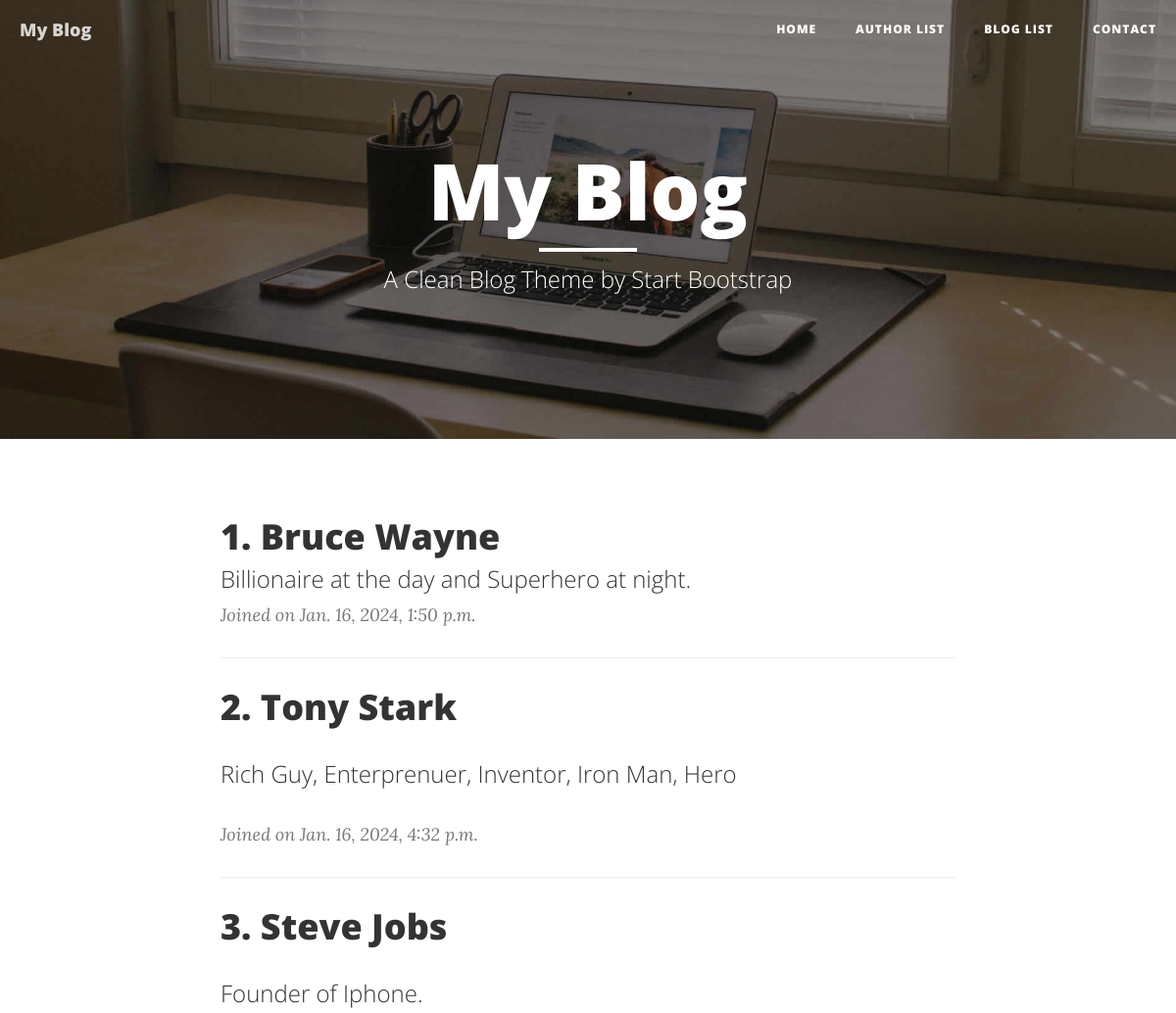
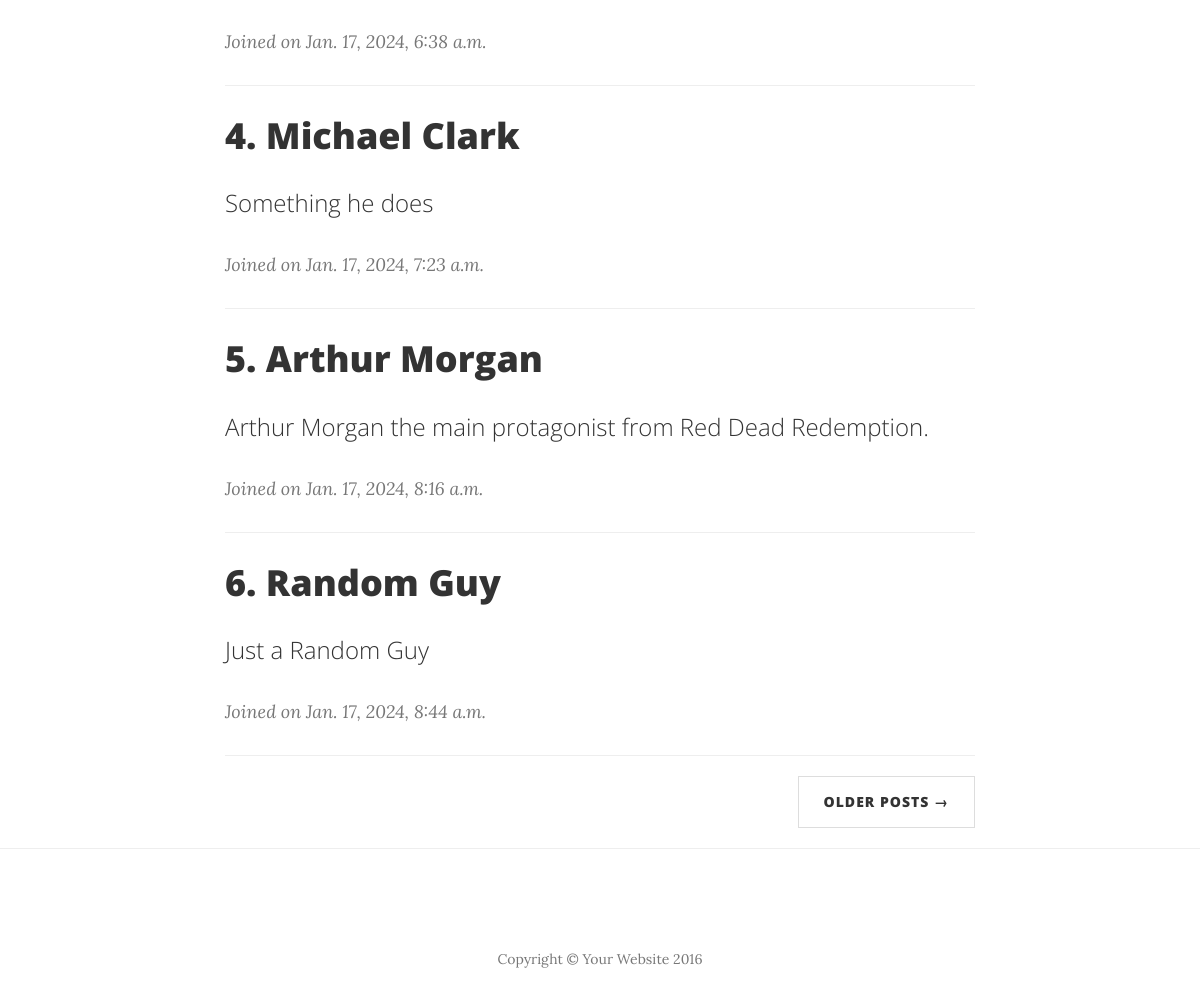
Page /blog/author-list/ on the committed database (2 pictures, top to bottom).
### blog/models.py (models this page shows, shortened)
class Author(models.Model):
    name = models.CharField(max_length=200)
    email = models.EmailField()
    address = models.CharField(max_length=200)
    bio = RichTextField()
    added_at = models.DateTimeField(auto_now_add=True)

### blog/views.py (the view)
# urls.py: path('blog/author-list/', views.author_list, name='author-list'),
def author_list(request):
    author = Author.objects.all()
    context = {
        'authors': author,
    }
    return render(request, 'blog/author_list.html', context=context)

### blog/templates/blog/author_list.html
{% extends 'base.html' %}
{% block content %}
    <header class="intro-header" style="background-image: url('/static/img/home-bg.jpg')">
        <div class="container">
            <div class="row">
                <div class="col-lg-8 col-lg-offset-2 col-md-10 col-md-offset-1">
                    <div class="site-heading">
                        <h1>My Blog</h1>
                        <hr class="small">
                        <span class="subheading">A Clean Blog Theme by Start Bootstrap</span>
                    </div>
                </div>
            </div>
        </div>
    </header>
    <div class="container">
        <div class="row">
            <div class="col-lg-8 col-lg-offset-2 col-md-10 col-md-offset-1">
                {% for author in authors %}
                <div class="post-preview">
                    <a href="{% url 'blog:author-detail' author.id%}">
                        <h2 class="post-title">
                            {{ forloop.counter }}. {{ author.name }}
                        </h2>
                        <h3 class="post-subtitle">
                            {% autoescape off %}
                            {{ author.bio }}
                            {% endautoescape %}
                        </h3>
                    </a>
                    <p class="post-meta">Joined on {{ author.added_at }}</p>
                </div>
                <hr>
                {% endfor %}
                <ul class="pager">
                    <li class="next">
                        <a href="#">Older Posts &rarr;</a>
                    </li>
                </ul>
            </div>
        </div>
    </div>
    <hr>
{% endblock %}

### rows in the picture
Author: name "Bruce Wayne", bio "Billionaire at the day and Superhero at night.", added_at "Jan. 16, 2024, 1:50 p.m."
Author: name "Tony Stark", bio "Rich Guy, Enterprenuer, Inventor, Iron Man, Hero", added_at "Jan. 16, 2024, 4:32 p.m."
Author: name "Steve Jobs", bio "Founder of Iphone.", added_at "Jan. 17, 2024, 6:38 a.m."
Author: name "Michael Clark", bio "Something he does", added_at "Jan. 17, 2024, 7:23 a.m."
Author: name "Arthur Morgan", bio "Arthur Morgan the main protagonist from Red Dead Redemption.", added_at "Jan. 17, 2024, 8:16 a.m."
Author: name "Random Guy", bio "Just a Random Guy", added_at "Jan. 17, 2024, 8:44 a.m."
